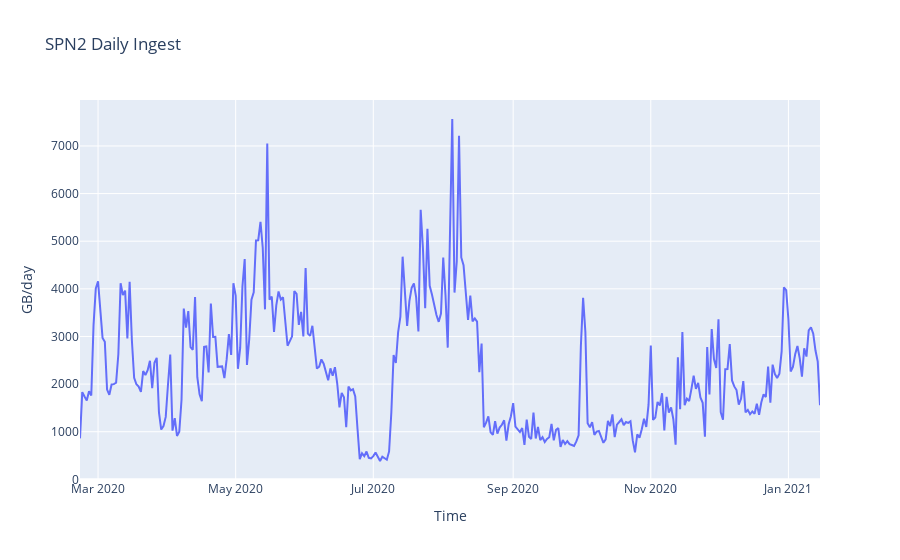

The code cell stored with this chart in its notebook:
### Code cell
from plotly import express as px

px.line(y=df.gb, x=df.date, labels={'x': 'Time', 'y': 'GB/day'}, title='SPN2 Daily Ingest')

### Figure 1 — Plotly figure (JSON) as saved in the notebook; plotly's stock layout.template omitted (floating-point values rounded to 4 significant figures; data arrays with more than 128 entries replaced by an {"elided": "..."} marker saying what was removed)
{"data": [{"hovertemplate": "Time=%{x}<br>GB/day=%{y}<extra></extra>", "legendgroup": "", "line": {"color": "#636efa", "dash": "solid"}, "mode": "lines", "name": "", "orientation": "v", "showlegend": false, "type": "scatter", "x": {"elided": "329 str values"}, "xaxis": "x", "y": {"elided": "329 float values"}, "yaxis": "y"}], "layout": {"legend": {"tracegroupgap": 0}, "title": {"text": "SPN2 Daily Ingest"}, "xaxis": {"anchor": "y", "domain": [0, 1], "title": {"text": "Time"}}, "yaxis": {"anchor": "x", "domain": [0, 1], "title": {"text": "GB/day"}}}}
